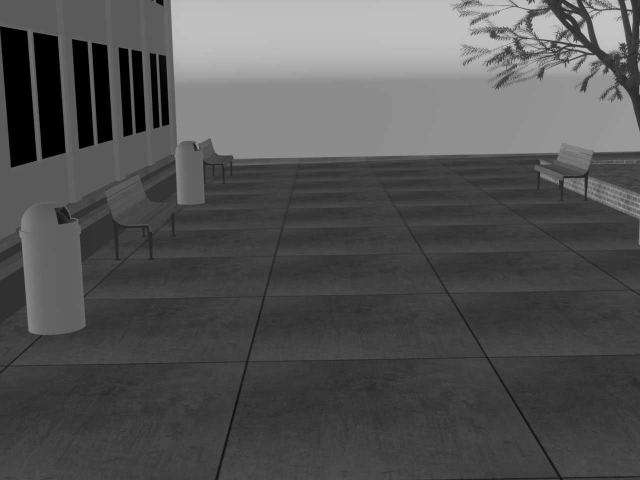
#> input picture Raw Images BW 1000/0007.jpg, 1280 x 960 px, given in place of 0001.jpg, which was not available (shown at 1/2 size)
$ python main_BW.py
#> lines starting #> are read from the running program, lines starting #| are printed output that depends on the picture; pictures that were not available may be replaced by others from this repository, and a replacement may not be noted
#> further down, img is the input picture: shape (960, 1280); min 0, max 217, mean 83.8
### findInverseModule.py
import numpy as np
from scipy.optimize import least_squares

def findInverse(k):
    r = np.linspace(0,1,1000)
    r_distorted = r*(1 + k * r**2)

    x0 = np.zeros(5).ravel()
    res = least_squares(fun, x0,  verbose=0, ftol=1e-12,loss='linear', args=([r_distorted]))

    return res.x

def fun(undistortion_params,r_distorted):
    #Compute residuals.
    undistorted = undistort_point(undistortion_params, r_distorted)
    return((undistorted - np.linspace(0,1,1000))).ravel()

def undistort_point(undistortion_params,r_distorted):
    undistorted = r_distorted*(1 + undistortion_params[0] * r_distorted
                               + undistortion_params[1] * r_distorted**2
                               + undistortion_params[2] * r_distorted**3
                               + undistortion_params[3] * r_distorted**4
                               + undistortion_params[4] * r_distorted**5)
    return(undistorted)

### main_BW.py
# -*- coding: utf-8 -*-
"""
Created on Wed Nov 16 16:06:29 2022

@author: ehemingway
"""

import random
from findInverseModule import findInverse as findInv
import imageio.v2 as iio
from math import floor as floor
from math import ceil as ceil
import numpy as np

def persp2barrel(k,img):
#> called with k = -0.1
    undist = findInv(k)
    c = 0
    img_dist = np.array([0]*640*480*1).reshape(480,640,1).astype(np.uint8)
    for x_orig in range(-320,320):
        x_orig = x_orig + 0.5
        r = 0
        for y_orig in range(-240,240):
            y_orig = y_orig + 0.5
            r_orig = (x_orig**2+y_orig**2)**0.5/(319**2+239**2)**0.5
            scale = (1 + undist[0] * r_orig
                               + undist[1] * r_orig**2
                               + undist[2] * r_orig**3
                               + undist[3] * r_orig**4
                               + undist[4] * r_orig**5)
            x_new = x_orig*scale
            y_new = y_orig*scale

            interp_up = img[ceil(y_new)+480,floor(x_new)+640]*(ceil(x_new)-x_new)+img[ceil(y_new)+480,ceil(x_new)+640]*(x_new-floor(x_new))
            interp_low = img[floor(y_new)+480,floor(x_new)+640]*(ceil(x_new)-x_new)+img[floor(y_new)+480,ceil(x_new)+640]*(x_new-floor(x_new))

            interp = (ceil(y_new)-y_new)*interp_low + (y_new-floor(y_new))*interp_up
            interp_int = int(interp)
            img_dist[r,c] = interp_int
            r = r + 1
        c = c + 1
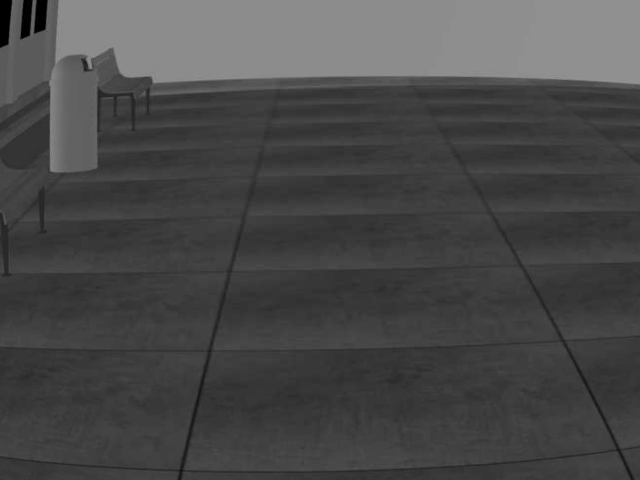
#> img_dist: shape (480, 640, 1); min 0, max 149, mean 72.9
#> after the loop, c = 640; y_orig = 239.5

    return img_dist

for i in range(1,501):
    k = random.randint(1,100)/100*-0.2
    k = np.float32(k)
    str_pad = str(i).zfill(4)
    img = iio.imread('Raw Images BW 1000/' + str_pad + '.jpg')
    img_dist = persp2barrel(k,img)
#> (the run stopped early here; a loop or call above may not have finished)

$ run again, on Raw Images BW 1000/0196.jpg
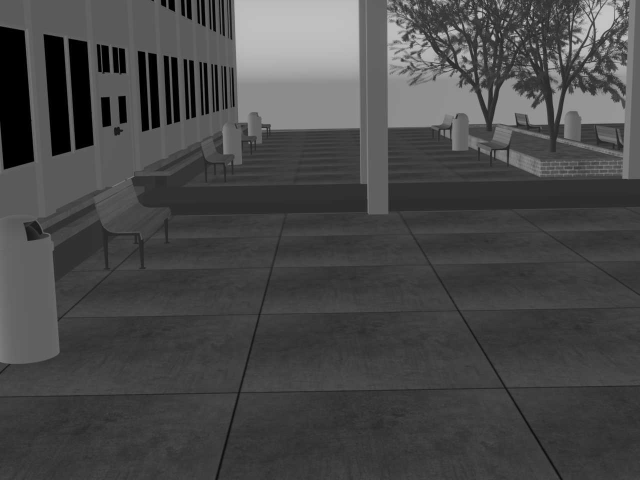
#> input picture Raw Images BW 1000/0196.jpg, 1280 x 960 px, given in place of 0001.jpg, which was not available (shown at 1/2 size)
#> img is the input picture: shape (960, 1280); min 0, max 222, mean 72.5
#> after the loop in persp2barrel, `for x_orig in range(-320,320):`:
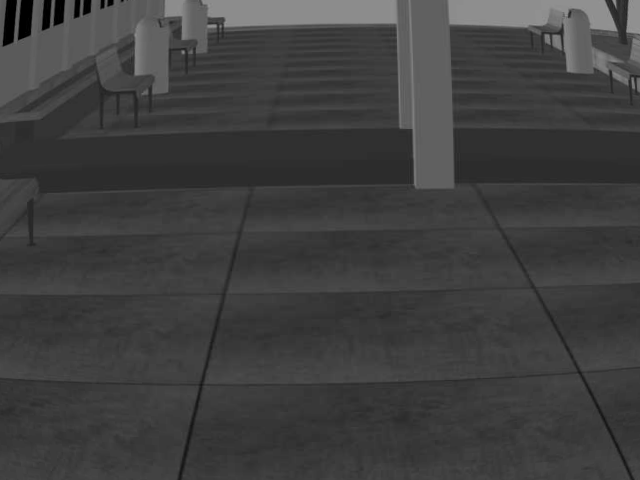
#> img_dist: shape (480, 640, 1); min 0, max 153, mean 63.2
#> after the loop in persp2barrel, `for x_orig in range(-320,320):`: c = 640; y_orig = 239.5

$ run again, on Raw Images BW 1000/0243.jpg
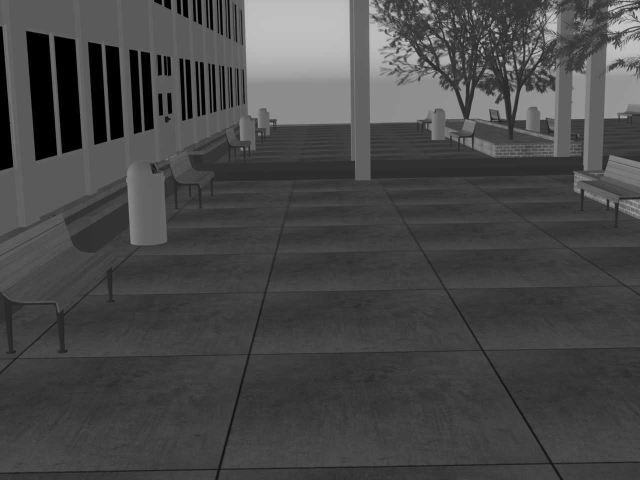
#> input picture Raw Images BW 1000/0243.jpg, 1280 x 960 px, given in place of 0001.jpg, which was not available (shown at 1/2 size)
#> img is the input picture: shape (960, 1280); min 0, max 217, mean 72.2
#> after the loop in persp2barrel, `for x_orig in range(-320,320):`:
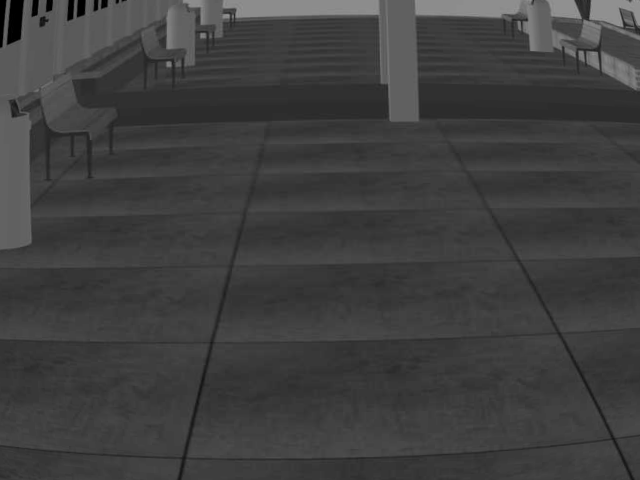
#> img_dist: shape (480, 640, 1); min 0, max 155, mean 63.2
#> after the loop in persp2barrel, `for x_orig in range(-320,320):`: c = 640; y_orig = 239.5

$ run again, on Raw Images BW 1000/0291.jpg
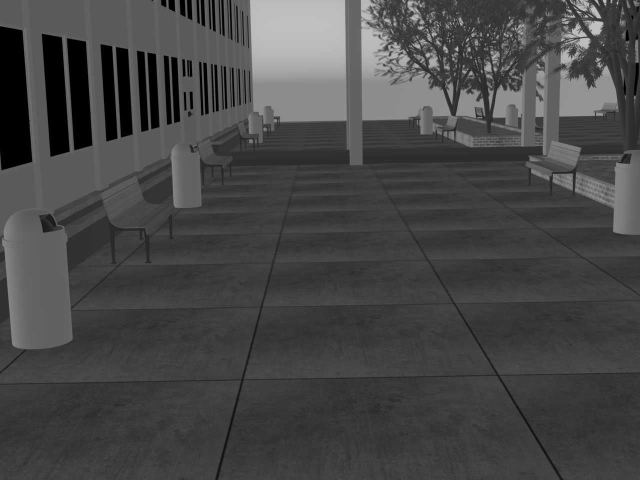
#> input picture Raw Images BW 1000/0291.jpg, 1280 x 960 px, given in place of 0001.jpg, which was not available (shown at 1/2 size)
#> img is the input picture: shape (960, 1280); min 0, max 215, mean 70.7
#> after the loop in persp2barrel, `for x_orig in range(-320,320):`:
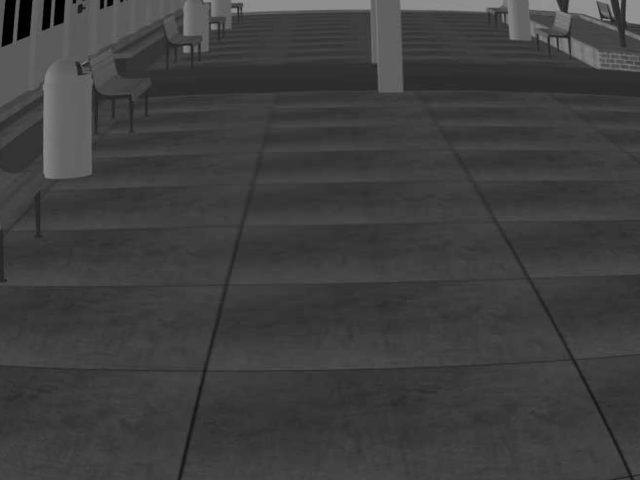
#> img_dist: shape (480, 640, 1); min 0, max 153, mean 62.5
#> after the loop in persp2barrel, `for x_orig in range(-320,320):`: c = 640; y_orig = 239.5
